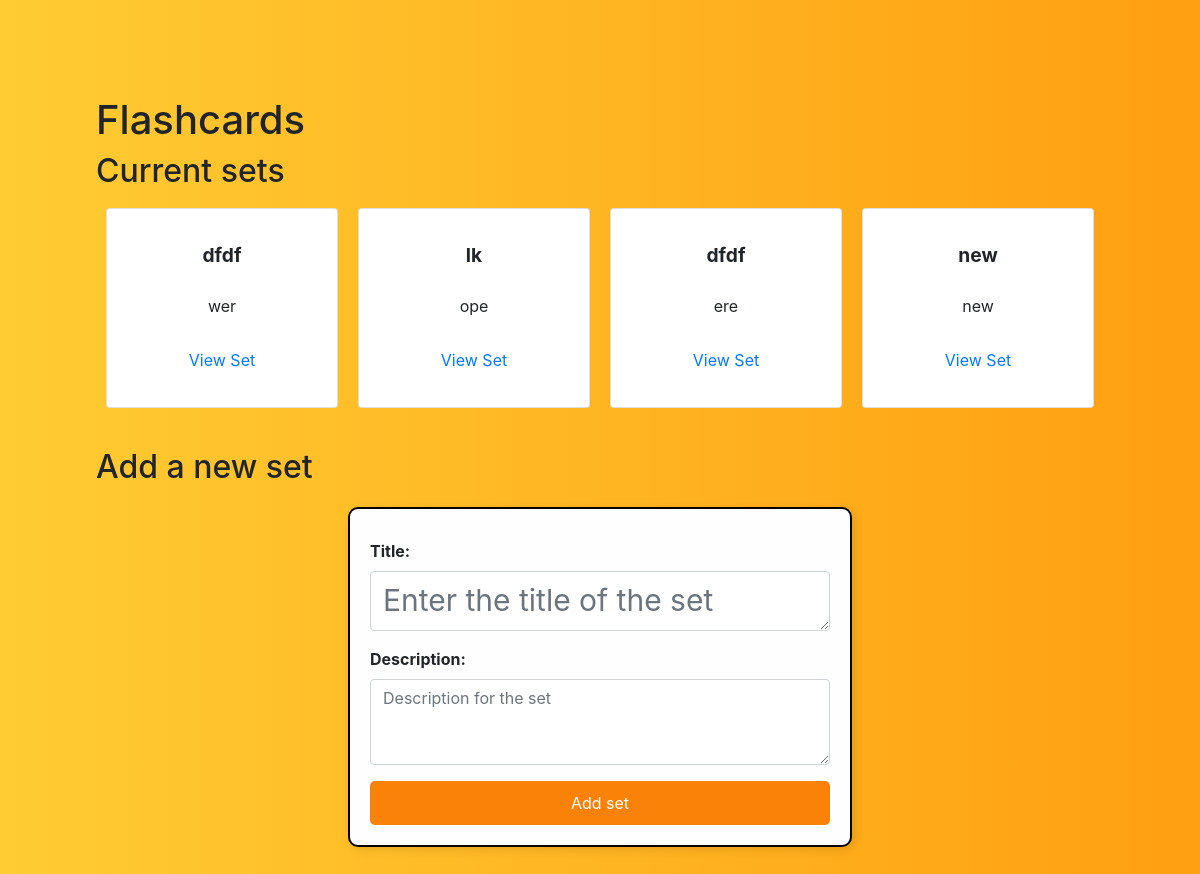
The page / on the database its author committed.
### flashcards/models.py (models this page shows, shortened)
class FlashcardSet(models.Model):
    title = models.CharField(max_length=100)
    description = models.CharField(max_length=1000)

### flashcards/views.py (the view)
# urls.py: path('', views.allSets, name='allSets'),
def allSets(request):
    content = {}
    content['forms'] = FlashcardSetForm()
    allSets = FlashcardSet.objects.all()
    content['sets'] = allSets
    return render(request, 'flashcards/allSets.html', content)

### flashcards/forms.py
class FlashcardSetForm(forms.ModelForm):
    class Meta:
        model = FlashcardSet
        fields = ('title', 'description')
        widgets = {
            'title': forms.Textarea(attrs={'id': 'set-title', 'class': 'form-control', 'placeholder': "Enter the title of the set"}),
            'description': forms.Textarea(attrs={'id': 'set-description', 'class': 'form-control', 'rows':3, 'placeholder': "Description for the set"})
        }
        labels = {
            'title': 'Title',
            'description': 'Description',
        }

### flashcards/templates/flashcards/allSets.html (shortened to what this page needs)
{% extends "flashcards/base.html" %}
{% block content %}
<h2>Current sets</h2>
<div class="card-container ">
{% for set in sets %}
  <div class="card">
    <div class="card-body">
      <h5 class="card-title">{{ set.title }}</h5>
      <p class="card-text">{{set.description}}</p>
      <a href="{% url 'view_set' set.id %}">View Set</a>
    </div>
  </div>
{% endfor %}
</div>
<div class="newset">
    <h2>Add a new set</h2>
    <form method="post" action="{% url 'add_set' %}">
        {{ forms.as_p }}
        <button id="addSetBtn" type="submit">Add set</button>
    </form>
</div>
{% endblock %}

### flashcards/static/flashcards/base.css (style rules this page uses)
:root { --wave-gradient: linear-gradient(90deg, #ffcc33, #ff8800, #ffcc33); }
body { padding-left: 30px; padding: 8%; background: var(--wave-gradient); background-size: 300% 300%; animation: wave-animation 6s infinite ease-in-out; }
form { width: 50%; min-width: 300px; margin: 20px auto; padding: 20px; border: 2px solid black; border-radius: 10px; background-color: #fefefe; box-shadow: 3px 3px 10px rgba(0, 0, 0, 0.1); }
form input, form textarea, form select { width: 100%; padding: 8px; margin: 8px 0; border: 1px solid #ccc; border-radius: 5px; font-size: 1rem; }
form label { font-weight: bold; display: block; margin-top: 10px; }
form button { display: block; width: 100%; padding: 10px; background-color: #007bff; color: white; border: none; border-radius: 5px; font-size: 1rem; cursor: pointer; transition: background-color 0.3s ease; }
.card-container { display: flex; flex-wrap: nowrap; gap: 20px; overflow-x: auto; padding: 10px; max-width: 100%; white-space: nowrap; scroll-behavior: smooth; }
#set-title { font-size: 30px; height: 60px; }
#addSetBtn, #addCardBtn { background-color: #fb8209; }
.card { display: flex; flex-direction: column; justify-content: center; align-items: center; text-align: center; height: 200px; width: 300px; padding: 15px; }
.card-text { display: flex; align-items: center; justify-content: center; flex-grow: 1; text-align: center; max-width: 100%; }
.card-body { flex: 1; display: flex; flex-direction: column; justify-content: space-between; align-items: center; }
.card-title { font-size: 1.2rem; font-weight: bold; text-align: center; }
.newset { padding-top: 30px; }

### rows shown on the page
FlashcardSet: title "dfdf", description "wer"
FlashcardSet: title "lk", description "ope"
FlashcardSet: title "dfdf", description "ere"
FlashcardSet: title "new", description "new"
